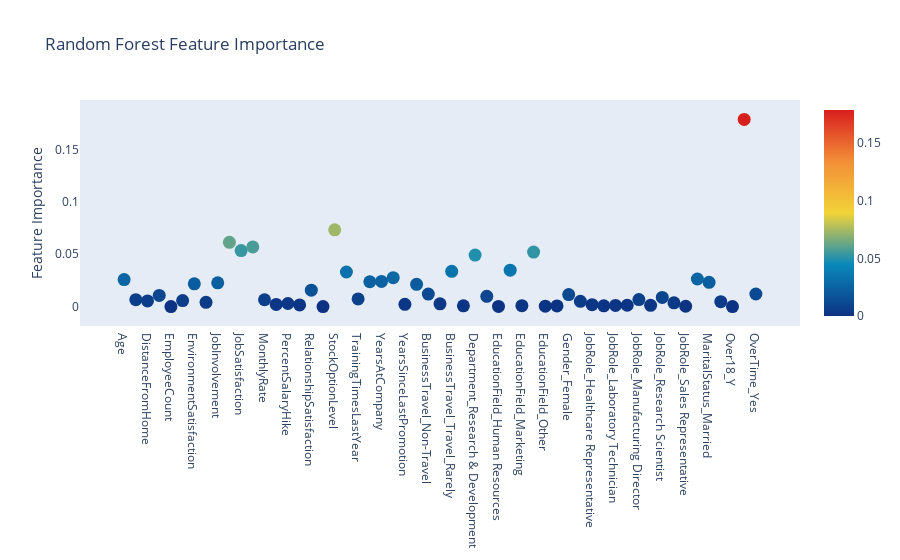

Write notebook code for a chart like this one.
### Markdown cell above
### Feature Ranking via the Random Forest 

The Random Forest classifier in Sklearn also contains a very convenient  attribute **feature_importances_** which tells us which features within our dataset has been given most importance through the Random Forest algorithm. Shown below is an Interactive Plotly diagram of the various feature importances.

### Code cell
# Scatter plot 
trace = go.Scatter(
    y = rf.feature_importances_,
    x = attrition_final.columns.values,
    mode='markers',
    marker=dict(
        sizemode = 'diameter',
        sizeref = 1,
        size = 13,
        #size= rf.feature_importances_,
        #color = np.random.randn(500), #set color equal to a variable
        color = rf.feature_importances_,
        colorscale='Portland',
        showscale=True
    ),
    text = attrition_final.columns.values
)
data = [trace]

layout= go.Layout(
    autosize= True,
    title= 'Random Forest Feature Importance',
    hovermode= 'closest',
     xaxis= dict(
         ticklen= 5,
         showgrid=False,
        zeroline=False,
        showline=False
     ),
    yaxis=dict(
        title= 'Feature Importance',
        showgrid=False,
        zeroline=False,
        ticklen= 5,
        gridwidth= 2
    ),
    showlegend= False
)
fig = go.Figure(data=data, layout=layout)
py.iplot(fig,filename='scatter2010')

### Figure 1 — Plotly figure (JSON) as saved in the notebook; plotly's stock layout.template omitted (floating-point values rounded to 4 significant figures)
{"data": [{"marker": {"color": [0.02583, 0.006563, 0.005367, 0.01064, 0, 0.005705, 0.02174, 0.004104, 0.02274, 0.06141, 0.0535, 0.05705, 0.006501, 0.00209, 0.002926, 0.001555, 0.01566, 0, 0.07335, 0.03303, 0.007356, 0.02371, 0.02407, 0.02764, 0.002113, 0.02128, 0.01198, 0.002609, 0.0337, 0.0007109, 0.04924, 0.009766, 0.0001222, 0.03483, 0.0008558, 0.05208, 0.0004267, 0.000667, 0.01144, 0.005065, 0.001813, 0.0007385, 0.001111, 0.001268, 0.006654, 0.001191, 0.008734, 0.003575, 0.0003016, 0.02636, 0.02321, 0.004711, 0, 0.1789, 0.01202], "colorscale": [[0, "rgb(12,51,131)"], [0.25, "rgb(10,136,186)"], [0.5, "rgb(242,211,56)"], [0.75, "rgb(242,143,56)"], [1, "rgb(217,30,30)"]], "showscale": true, "size": 13, "sizemode": "diameter", "sizeref": 1}, "mode": "markers", "text": ["Age", "DailyRate", "DistanceFromHome", "Education", "EmployeeCount", "EmployeeNumber", "EnvironmentSatisfaction", "HourlyRate", "JobInvolvement", "JobLevel", "JobSatisfaction", "MonthlyIncome", "MonthlyRate", "NumCompaniesWorked", "PercentSalaryHike", "PerformanceRating", "RelationshipSatisfaction", "StandardHours", "StockOptionLevel", "TotalWorkingYears", "TrainingTimesLastYear", "WorkLifeBalance", "YearsAtCompany", "YearsInCurrentRole", "YearsSinceLastPromotion", "YearsWithCurrManager", "BusinessTravel_Non-Travel", "BusinessTravel_Travel_Frequently", "BusinessTravel_Travel_Rarely", "Department_Human Resources", "Department_Research & Development", "Department_Sales", "EducationField_Human Resources", "EducationField_Life Sciences", "EducationField_Marketing", "EducationField_Medical", "EducationField_Other", "EducationField_Technical Degree", "Gender_Female", "Gender_Male", "JobRole_Healthcare Representative", "JobRole_Human Resources", "JobRole_Laboratory Technician", "JobRole_Manager", "JobRole_Manufacturing Director", "JobRole_Research Director", "JobRole_Research Scientist", "JobRole_Sales Executive", "JobRole_Sales Representative", "MaritalStatus_Divorced", "MaritalStatus_Married", "MaritalStatus_Single", "Over18_Y", "OverTime_No", "OverTime_Yes"], "type": "scatter", "x": ["Age", "DailyRate", "DistanceFromHome", "Education", "EmployeeCount", "EmployeeNumber", "EnvironmentSatisfaction", "HourlyRate", "JobInvolvement", "JobLevel", "JobSatisfaction", "MonthlyIncome", "MonthlyRate", "NumCompaniesWorked", "PercentSalaryHike", "PerformanceRating", "RelationshipSatisfaction", "StandardHours", "StockOptionLevel", "TotalWorkingYears", "TrainingTimesLastYear", "WorkLifeBalance", "YearsAtCompany", "YearsInCurrentRole", "YearsSinceLastPromotion", "YearsWithCurrManager", "BusinessTravel_Non-Travel", "BusinessTravel_Travel_Frequently", "BusinessTravel_Travel_Rarely", "Department_Human Resources", "Department_Research & Development", "Department_Sales", "EducationField_Human Resources", "EducationField_Life Sciences", "EducationField_Marketing", "EducationField_Medical", "EducationField_Other", "EducationField_Technical Degree", "Gender_Female", "Gender_Male", "JobRole_Healthcare Representative", "JobRole_Human Resources", "JobRole_Laboratory Technician", "JobRole_Manager", "JobRole_Manufacturing Director", "JobRole_Research Director", "JobRole_Research Scientist", "JobRole_Sales Executive", "JobRole_Sales Representative", "MaritalStatus_Divorced", "MaritalStatus_Married", "MaritalStatus_Single", "Over18_Y", "OverTime_No", "OverTime_Yes"], "y": [0.02583, 0.006563, 0.005367, 0.01064, 0, 0.005705, 0.02174, 0.004104, 0.02274, 0.06141, 0.0535, 0.05705, 0.006501, 0.00209, 0.002926, 0.001555, 0.01566, 0, 0.07335, 0.03303, 0.007356, 0.02371, 0.02407, 0.02764, 0.002113, 0.02128, 0.01198, 0.002609, 0.0337, 0.0007109, 0.04924, 0.009766, 0.0001222, 0.03483, 0.0008558, 0.05208, 0.0004267, 0.000667, 0.01144, 0.005065, 0.001813, 0.0007385, 0.001111, 0.001268, 0.006654, 0.001191, 0.008734, 0.003575, 0.0003016, 0.02636, 0.02321, 0.004711, 0, 0.1789, 0.01202]}], "layout": {"autosize": true, "hovermode": "closest", "showlegend": false, "title": {"text": "Random Forest Feature Importance"}, "xaxis": {"showgrid": false, "showline": false, "ticklen": 5, "zeroline": false}, "yaxis": {"gridwidth": 2, "showgrid": false, "ticklen": 5, "title": {"text": "Feature Importance"}, "zeroline": false}}}
